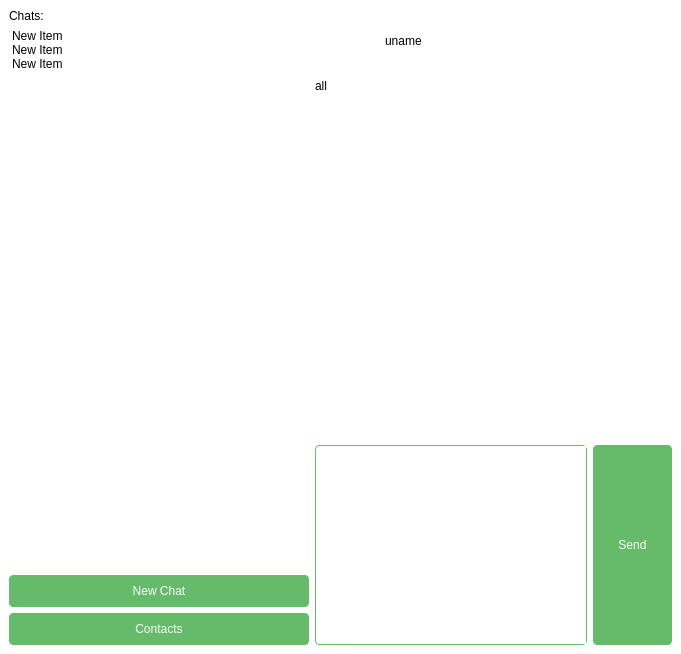
<?xml version="1.0" encoding="UTF-8"?>
<ui version="4.0">
 <class>MainWindow</class>
 <widget class="QMainWindow" name="MainWindow">
  <property name="geometry">
   <rect>
    <x>0</x>
    <y>0</y>
    <width>681</width>
    <height>654</height>
   </rect>
  </property>
  <property name="windowTitle">
   <string>Hanita</string>
  </property>
  <property name="autoFillBackground">
   <bool>false</bool>
  </property>
  <property name="styleSheet">
   <string notr="true">QMainWindow {
	background-color: #fff;
}
QScrollBar:vertical {
     border: none;
     background: #fff;
     width: 8px;
     margin: 0;
 }
 QScrollBar::handle:vertical {
	border: 1px solid #F3F4F5;
	border-radius: 4px;
     background: lightgrey;
     min-height: 20px;
 }
QScrollBar::add-line:vertical {
     border: none;
     background: #fff;
     height: 20px;
     subcontrol-position: bottom;
     subcontrol-origin: margin;
 }

 QScrollBar::sub-line:vertical {
     border: none;
     background: #fff;
     height: 20px;
     subcontrol-position: top;
     subcontrol-origin: margin;
 }
 

 QScrollBar::add-page:vertical, QScrollBar::sub-page:vertical {
     background: none;
 }
QSplitter::handle {
	background-color: #fff;
}

QPushButton {
	background-color: #66BB6A;
	border: 1px solid #66BB6A;
	border-radius: 4px;
	color: #fafafa;
	padding: 8px 24px;

}
QPushButton:hover {
	background-color: #81C784;
}
QPushButton:focus {
	outline: none;
	border: 1px solid #4caf50;
	text-decoration: underline;
}
QPushButton:pressed {
	background-color: #4CAF50;
}

QListWidget {
	border: none;
}
QListWidget QWidget {
	margin: 0;
	padding: 0;
}

QListWidget QPushButton {
	width: 16px;
	height: 16px;
	margin: 0;
	padding: 3px;
	background-color: #fff;
	border: none;
	color: orange;
}
QListWidget QPushButton:hover {
	background-color: orange;
	color: white;
}

QTextEdit {
		border: 1px solid #66BB6A;
	border-radius: 4px;
	padding-left: 5px;
}
QTextEdit:focus {
	border: 3px solid #66bb6a;
}

QListView::item:alternate {
    background: #EEEEEE;
}

QListView::item:selected {
    border: 1px solid #66BB6A;
	color: #000;
	font-weight: 800;
	background-color: #fff;
}

QListView::item:selected:!active {
    border: 1px solid lightgrey;
}

QListView::item:hover {
    border: 1px solid lightgrey;
}

QLineEdit {
	border: 1px solid #66BB6A;
	border-radius: 4px;
	padding: 7px 5px;
}

QLineEdit[echoMode=&quot;2&quot;] {
    lineedit-password-character: 9679;
}

QLineEdit:focus {
	border: 2px solid #66bb6a;
}</string>
  </property>
  <widget class="QWidget" name="centralwidget">
   <property name="autoFillBackground">
    <bool>false</bool>
   </property>
   <layout class="QVBoxLayout" name="verticalLayout_3">
    <property name="leftMargin">
     <number>0</number>
    </property>
    <property name="topMargin">
     <number>0</number>
    </property>
    <property name="rightMargin">
     <number>0</number>
    </property>
    <property name="bottomMargin">
     <number>0</number>
    </property>
    <item>
     <widget class="QStackedWidget" name="main_stack">
      <property name="lineWidth">
       <number>0</number>
      </property>
      <property name="currentIndex">
       <number>1</number>
      </property>
      <widget class="QWidget" name="login_page">
       <layout class="QVBoxLayout" name="verticalLayout_5">
        <property name="leftMargin">
         <number>0</number>
        </property>
        <property name="topMargin">
         <number>0</number>
        </property>
        <property name="rightMargin">
         <number>0</number>
        </property>
        <property name="bottomMargin">
         <number>0</number>
        </property>
        <item>
         <widget class="QFrame" name="frame">
          <property name="styleSheet">
           <string notr="true">QFrame {
	background-color: #66bb6a;
	border: none;
	max-height: 200px;
}</string>
          </property>
          <property name="frameShape">
           <enum>QFrame::StyledPanel</enum>
          </property>
          <property name="frameShadow">
           <enum>QFrame::Raised</enum>
          </property>
          <layout class="QVBoxLayout" name="verticalLayout_8">
           <item>
            <widget class="QLabel" name="login_greet">
             <property name="text">
              <string>&lt;html&gt;&lt;head/&gt;&lt;body&gt;&lt;p&gt;&lt;span style=&quot; font-size:36pt; font-weight:600; color:#ffffff;&quot;&gt;Welcome to Hanita&lt;/span&gt;&lt;/p&gt;&lt;/body&gt;&lt;/html&gt;</string>
             </property>
             <property name="alignment">
              <set>Qt::AlignCenter</set>
             </property>
             <property name="wordWrap">
              <bool>true</bool>
             </property>
            </widget>
           </item>
          </layout>
         </widget>
        </item>
        <item>
         <layout class="QHBoxLayout" name="horizontalLayout_2">
          <item>
           <widget class="QFrame" name="frame_2">
            <property name="styleSheet">
             <string notr="true">QFrame {
	max-width: 270px;
	border: none;
	margin-top: 60px;
}

QFrame#login_frame {
	margin-top: 0px;
	max-height: 150px;
}</string>
            </property>
            <property name="frameShape">
             <enum>QFrame::StyledPanel</enum>
            </property>
            <property name="frameShadow">
             <enum>QFrame::Raised</enum>
            </property>
            <layout class="QVBoxLayout" name="verticalLayout_7">
             <item>
              <widget class="QFrame" name="login_frame">
               <layout class="QVBoxLayout" name="verticalLayout_6">
                <property name="leftMargin">
                 <number>0</number>
                </property>
                <property name="topMargin">
                 <number>0</number>
                </property>
                <property name="rightMargin">
                 <number>0</number>
                </property>
                <property name="bottomMargin">
                 <number>0</number>
                </property>
                <item>
                 <widget class="QLineEdit" name="le_login_input">
                  <property name="placeholderText">
                   <string>Enter your login</string>
                  </property>
                 </widget>
                </item>
                <item>
                 <widget class="QLineEdit" name="le_login_password">
                  <property name="echoMode">
                   <enum>QLineEdit::Password</enum>
                  </property>
                  <property name="placeholderText">
                   <string>Enter your password</string>
                  </property>
                 </widget>
                </item>
                <item>
                 <widget class="QPushButton" name="pb_login_submit">
                  <property name="text">
                   <string>Login</string>
                  </property>
                 </widget>
                </item>
               </layout>
              </widget>
             </item>
             <item>
              <widget class="QFrame" name="frame_3">
               <property name="styleSheet">
                <string notr="true">QFrame {
	margin: 0;
	padding: 0;
}

#login_error {
	color: red;
}</string>
               </property>
               <property name="frameShape">
                <enum>QFrame::StyledPanel</enum>
               </property>
               <property name="frameShadow">
                <enum>QFrame::Raised</enum>
               </property>
               <layout class="QVBoxLayout" name="verticalLayout_9">
                <property name="leftMargin">
                 <number>0</number>
                </property>
                <property name="topMargin">
                 <number>0</number>
                </property>
                <property name="rightMargin">
                 <number>0</number>
                </property>
                <property name="bottomMargin">
                 <number>0</number>
                </property>
                <item>
                 <widget class="QLabel" name="login_error">
                  <property name="text">
                   <string/>
                  </property>
                  <property name="alignment">
                   <set>Qt::AlignLeading|Qt::AlignLeft|Qt::AlignTop</set>
                  </property>
                  <property name="wordWrap">
                   <bool>true</bool>
                  </property>
                 </widget>
                </item>
               </layout>
              </widget>
             </item>
            </layout>
           </widget>
          </item>
         </layout>
        </item>
       </layout>
      </widget>
      <widget class="QWidget" name="main_page">
       <layout class="QHBoxLayout" name="horizontalLayout_5">
        <item>
         <layout class="QHBoxLayout" name="horizontalLayout_4">
          <item>
           <layout class="QVBoxLayout" name="verticalLayout_2">
            <property name="sizeConstraint">
             <enum>QLayout::SetMinAndMaxSize</enum>
            </property>
            <item>
             <widget class="QLabel" name="label">
              <property name="text">
               <string>Chats:</string>
              </property>
             </widget>
            </item>
            <item>
             <widget class="QListWidget" name="lw_list_chats">
              <property name="sizePolicy">
               <sizepolicy hsizetype="Expanding" vsizetype="Expanding">
                <horstretch>1</horstretch>
                <verstretch>0</verstretch>
               </sizepolicy>
              </property>
              <property name="minimumSize">
               <size>
                <width>200</width>
                <height>300</height>
               </size>
              </property>
              <property name="maximumSize">
               <size>
                <width>300</width>
                <height>16777215</height>
               </size>
              </property>
              <property name="cursor" stdset="0">
               <cursorShape>ArrowCursor</cursorShape>
              </property>
              <item>
               <property name="text">
                <string>New Item</string>
               </property>
              </item>
              <item>
               <property name="text">
                <string>New Item</string>
               </property>
              </item>
              <item>
               <property name="text">
                <string>New Item</string>
               </property>
              </item>
             </widget>
            </item>
            <item>
             <widget class="QPushButton" name="pb_main_newchat">
              <property name="sizePolicy">
               <sizepolicy hsizetype="Preferred" vsizetype="Fixed">
                <horstretch>1</horstretch>
                <verstretch>0</verstretch>
               </sizepolicy>
              </property>
              <property name="cursor">
               <cursorShape>PointingHandCursor</cursorShape>
              </property>
              <property name="text">
               <string>New Chat</string>
              </property>
             </widget>
            </item>
            <item>
             <widget class="QPushButton" name="pb_main_contacts">
              <property name="cursor">
               <cursorShape>PointingHandCursor</cursorShape>
              </property>
              <property name="text">
               <string>Contacts</string>
              </property>
             </widget>
            </item>
           </layout>
          </item>
          <item>
           <layout class="QVBoxLayout" name="verticalLayout_4">
            <item>
             <layout class="QVBoxLayout" name="verticalLayout">
              <item>
               <layout class="QHBoxLayout" name="horizontalLayout_3">
                <item>
                 <widget class="QLabel" name="l_main_avatar">
                  <property name="sizePolicy">
                   <sizepolicy hsizetype="Fixed" vsizetype="Fixed">
                    <horstretch>0</horstretch>
                    <verstretch>0</verstretch>
                   </sizepolicy>
                  </property>
                  <property name="minimumSize">
                   <size>
                    <width>64</width>
                    <height>64</height>
                   </size>
                  </property>
                  <property name="maximumSize">
                   <size>
                    <width>64</width>
                    <height>64</height>
                   </size>
                  </property>
                  <property name="cursor">
                   <cursorShape>PointingHandCursor</cursorShape>
                  </property>
                  <property name="text">
                   <string/>
                  </property>
                  <property name="pixmap">
                   <pixmap>Drawing.png</pixmap>
                  </property>
                  <property name="scaledContents">
                   <bool>true</bool>
                  </property>
                 </widget>
                </item>
                <item>
                 <widget class="QLabel" name="l_main_uname">
                  <property name="text">
                   <string>uname</string>
                  </property>
                 </widget>
                </item>
               </layout>
              </item>
              <item>
               <widget class="QLabel" name="l_current_chat">
                <property name="text">
                 <string>all</string>
                </property>
                <property name="textFormat">
                 <enum>Qt::RichText</enum>
                </property>
                <property name="alignment">
                 <set>Qt::AlignLeading|Qt::AlignLeft|Qt::AlignVCenter</set>
                </property>
                <property name="wordWrap">
                 <bool>true</bool>
                </property>
               </widget>
              </item>
              <item>
               <widget class="QTextEdit" name="te_list_msg">
                <property name="sizePolicy">
                 <sizepolicy hsizetype="Expanding" vsizetype="Expanding">
                  <horstretch>1</horstretch>
                  <verstretch>1</verstretch>
                 </sizepolicy>
                </property>
                <property name="minimumSize">
                 <size>
                  <width>0</width>
                  <height>300</height>
                 </size>
                </property>
                <property name="palette">
                 <palette>
                  <active>
                   <colorrole role="Button">
                    <brush brushstyle="SolidPattern">
                     <color alpha="255">
                      <red>255</red>
                      <green>255</green>
                      <blue>255</blue>
                     </color>
                    </brush>
                   </colorrole>
                   <colorrole role="Base">
                    <brush brushstyle="SolidPattern">
                     <color alpha="255">
                      <red>255</red>
                      <green>255</green>
                      <blue>255</blue>
                     </color>
                    </brush>
                   </colorrole>
                   <colorrole role="Window">
                    <brush brushstyle="SolidPattern">
                     <color alpha="255">
                      <red>255</red>
                      <green>255</green>
                      <blue>255</blue>
                     </color>
                    </brush>
                   </colorrole>
                  </active>
                  <inactive>
                   <colorrole role="Button">
                    <brush brushstyle="SolidPattern">
                     <color alpha="255">
                      <red>255</red>
                      <green>255</green>
                      <blue>255</blue>
                     </color>
                    </brush>
                   </colorrole>
                   <colorrole role="Base">
                    <brush brushstyle="SolidPattern">
                     <color alpha="255">
                      <red>255</red>
                      <green>255</green>
                      <blue>255</blue>
                     </color>
                    </brush>
                   </colorrole>
                   <colorrole role="Window">
                    <brush brushstyle="SolidPattern">
                     <color alpha="255">
                      <red>255</red>
                      <green>255</green>
                      <blue>255</blue>
                     </color>
                    </brush>
                   </colorrole>
                  </inactive>
                  <disabled>
                   <colorrole role="Button">
                    <brush brushstyle="SolidPattern">
                     <color alpha="255">
                      <red>255</red>
                      <green>255</green>
                      <blue>255</blue>
                     </color>
                    </brush>
                   </colorrole>
                   <colorrole role="Base">
                    <brush brushstyle="SolidPattern">
                     <color alpha="255">
                      <red>255</red>
                      <green>255</green>
                      <blue>255</blue>
                     </color>
                    </brush>
                   </colorrole>
                   <colorrole role="Window">
                    <brush brushstyle="SolidPattern">
                     <color alpha="255">
                      <red>255</red>
                      <green>255</green>
                      <blue>255</blue>
                     </color>
                    </brush>
                   </colorrole>
                  </disabled>
                 </palette>
                </property>
                <property name="autoFillBackground">
                 <bool>true</bool>
                </property>
                <property name="styleSheet">
                 <string notr="true">QTextEdit {
	background-color: #fff;
	border: none;
}</string>
                </property>
                <property name="frameShape">
                 <enum>QFrame::NoFrame</enum>
                </property>
                <property name="frameShadow">
                 <enum>QFrame::Plain</enum>
                </property>
                <property name="lineWidth">
                 <number>1</number>
                </property>
                <property name="midLineWidth">
                 <number>0</number>
                </property>
                <property name="verticalScrollBarPolicy">
                 <enum>Qt::ScrollBarAsNeeded</enum>
                </property>
                <property name="undoRedoEnabled">
                 <bool>false</bool>
                </property>
                <property name="readOnly">
                 <bool>true</bool>
                </property>
               </widget>
              </item>
             </layout>
            </item>
            <item>
             <layout class="QHBoxLayout" name="horizontalLayout">
              <property name="sizeConstraint">
               <enum>QLayout::SetMinAndMaxSize</enum>
              </property>
              <item>
               <widget class="QTextEdit" name="te_input_msg">
                <property name="maximumSize">
                 <size>
                  <width>16777215</width>
                  <height>200</height>
                 </size>
                </property>
               </widget>
              </item>
              <item>
               <widget class="QPushButton" name="pb_send">
                <property name="sizePolicy">
                 <sizepolicy hsizetype="Minimum" vsizetype="Expanding">
                  <horstretch>0</horstretch>
                  <verstretch>0</verstretch>
                 </sizepolicy>
                </property>
                <property name="maximumSize">
                 <size>
                  <width>16777215</width>
                  <height>200</height>
                 </size>
                </property>
                <property name="cursor">
                 <cursorShape>PointingHandCursor</cursorShape>
                </property>
                <property name="text">
                 <string>Send</string>
                </property>
               </widget>
              </item>
             </layout>
            </item>
           </layout>
          </item>
         </layout>
        </item>
       </layout>
      </widget>
     </widget>
    </item>
   </layout>
  </widget>
 </widget>
 <resources/>
 <connections/>
</ui>
